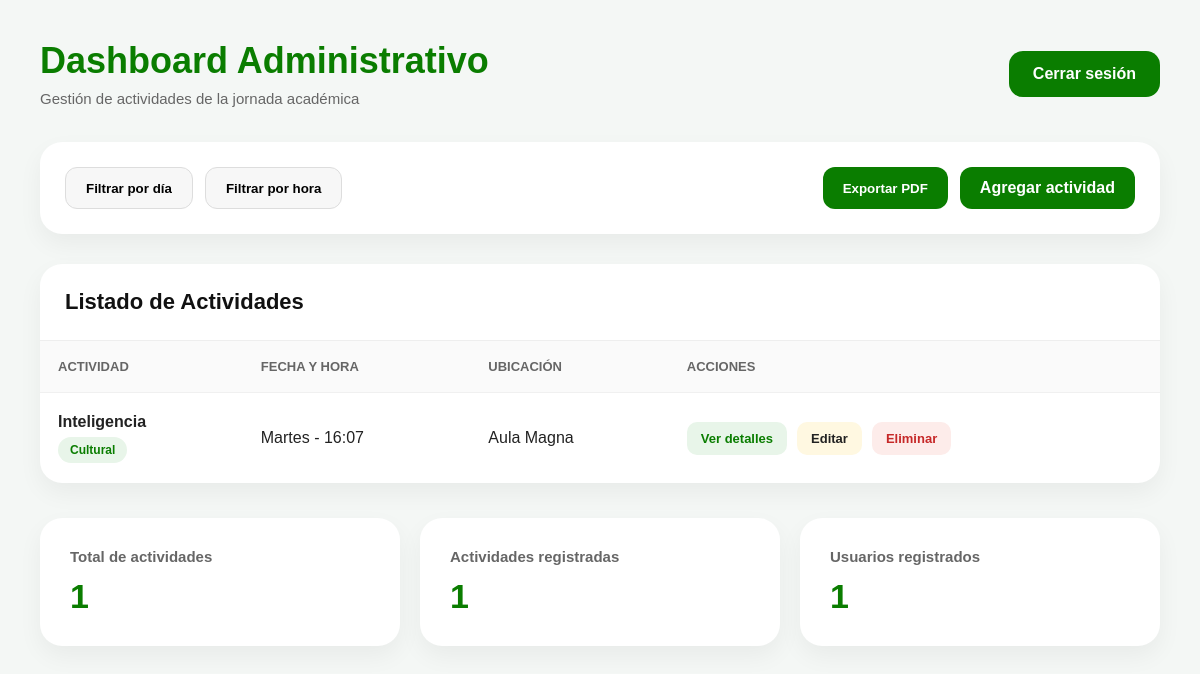
The page /dashboard (signed in) on the database its author committed.
### app.py (models this page shows)
class Actividad(db.Model):
    id = db.Column(db.Integer, primary_key=True)
    title = db.Column(db.String(200))
    day = db.Column(db.String(50))
    category = db.Column(db.String(100))
    date = db.Column(db.String(100))
    start_time = db.Column(db.String(50))
    end_time = db.Column(db.String(50))
    speaker = db.Column(db.String(200))
    venue = db.Column(db.String(200))
    description = db.Column(db.Text)
    image = db.Column(db.String(300))

### app.py (the view)
@app.route('/dashboard')
@login_required
def dashboard():
    actividades = Actividad.query.all()
    return render_template('dashboard.html', actividades=actividades)

### app.py (called while the page is built)
@login_manager.user_loader
def load_user(user_id):
    return db.session.get(User, int(user_id))

### templates/dashboard.html (shortened to what this page needs)
<!DOCTYPE html>
<html lang="es">
<head>
</head>
<body>
<div class="container">
    <div class="header">
        <div class="title">
            <h1>Dashboard Administrativo</h1>
            <p>Gestión de actividades de la jornada académica</p>
        </div>
        <a href="{{ url_for('index') }}" class="logout-btn">
            Cerrar sesión
        </a>
    </div>
    <div class="toolbar">
        <div class="left-tools">
            <button class="btn btn-light">Filtrar por día</button>
            <button class="btn btn-light">Filtrar por hora</button>
        </div>
        <div class="right-tools">
            <button class="btn btn-primary">Exportar PDF</button>
            <a href="{{ url_for('nueva_actividad') }}" class="btn btn-primary">
                Agregar actividad
            </a>
        </div>
    </div>
    <div class="table-box">
        <div class="table-header">
            <h2>Listado de Actividades</h2>
        </div>
        <table>
            <thead>
                <tr>
                    <th>Actividad</th>
                    <th>Fecha y Hora</th>
                    <th>Ubicación</th>
                    <th>Acciones</th>
                </tr>
            </thead>
            <tbody>
                {% if actividades %}
                    {% for actividad in actividades %}
                    <tr>
                        <td>
                            <div class="activity-title">{{ actividad.title }}</div>
                            <span class="badge">{{ actividad.category }}</span>
                        </td>
                        <td>
                            {{ actividad.day }} - {{ actividad.start_time }}
                        </td>
                        <td>
                            {{ actividad.venue }}
                        </td>
                        <td>
                            <div class="actions">
                                <a href="{{ url_for('detalle', id=actividad.id) }}" class="action-btn view">
                                    Ver detalles
                                </a>
                                <a href="{{ url_for('editar', id=actividad.id) }}" class="action-btn edit">
                                    Editar
                                </a>
                                <a href="{{ url_for('eliminar', id=actividad.id) }}" class="action-btn delete" onclick="return confirm('¿Estás seguro de eliminar esta actividad?')">
                                    Eliminar
                                </a>
                            </div>
                        </td>
                    </tr>
                    {% endfor %}
                {% else %}
                    <tr>
                        <td colspan="4" style="text-align:center; padding:40px;">
                            No hay actividades registradas todavía
                        </td>
                    </tr>
                {% endif %}
            </tbody>
        </table>
    </div>
    <div class="stats">
        <div class="stat-card">
            <h3>Total de actividades</h3>
            <p>{{ actividades|length }}</p>
        </div>
        <div class="stat-card">
            <h3>Actividades registradas</h3>
            <p>{{ actividades|length }}</p>
        </div>
        <div class="stat-card">
            <h3>Usuarios registrados</h3>
            <p>1</p>
        </div>
    </div>
</div>
</body>
</html>

### templates/dashboard.html (style rules this page uses)
* { margin: 0; padding: 0; box-sizing: border-box; font-family: Arial, sans-serif; }
body { background: #f4f7f5; color: #222; padding: 40px; }
.container { max-width: 1300px; margin: auto; }
.header { display: flex; justify-content: space-between; align-items: center; margin-bottom: 35px; flex-wrap: wrap; gap: 20px; }
.title h1 { font-size: 36px; color: #0a7d00; margin-bottom: 8px; }
.title p { color: #666; font-size: 15px; }
.logout-btn { background: #0a7d00; color: white; text-decoration: none; padding: 14px 24px; border-radius: 14px; font-weight: bold; transition: 0.3s; }
.toolbar { background: white; border-radius: 22px; padding: 25px; display: flex; justify-content: space-between; flex-wrap: wrap; gap: 15px; box-shadow: 0 10px 25px rgba(0,0,0,0.05); margin-bottom: 30px; }
.left-tools, .right-tools { display: flex; gap: 12px; flex-wrap: wrap; }
.btn { border: none; cursor: pointer; padding: 12px 20px; border-radius: 12px; font-weight: bold; transition: 0.3s; text-decoration: none; }
.btn-light { background: #f7f7f7; border: 1px solid #ddd; }
.btn-primary { background: #0a7d00; color: white; }
.table-box { background: white; border-radius: 22px; overflow: hidden; box-shadow: 0 10px 25px rgba(0,0,0,0.05); }
.table-header { padding: 25px; border-bottom: 1px solid #eee; }
.table-header h2 { color: #111; font-size: 22px; }
table { width: 100%; border-collapse: collapse; }
th { background: #fafafa; padding: 18px; text-align: left; font-size: 13px; text-transform: uppercase; color: #666; }
td { padding: 20px 18px; border-top: 1px solid #f0f0f0; vertical-align: middle; }
.activity-title { font-weight: bold; margin-bottom: 6px; }
.badge { display: inline-block; background: #e8f5e9; color: #0a7d00; padding: 6px 12px; border-radius: 20px; font-size: 12px; font-weight: bold; }
.actions { display: flex; gap: 10px; flex-wrap: wrap; }
.action-btn { padding: 9px 14px; border-radius: 10px; font-weight: bold; font-size: 13px; text-decoration: none; }
.view { background: #e8f5e9; color: #0a7d00; }
.edit { background: #fff8e1; color: #222; }
.delete { background: #fdecea; color: #c62828; }
.stats { margin-top: 35px; display: grid; grid-template-columns: repeat(auto-fit, minmax(250px, 1fr)); gap: 20px; }
.stat-card { background: white; border-radius: 22px; padding: 30px; box-shadow: 0 10px 25px rgba(0,0,0,0.05); }
.stat-card h3 { color: #666; margin-bottom: 12px; font-size: 15px; }
.stat-card p { font-size: 34px; font-weight: bold; color: #0a7d00; }

### rows shown on the page
Actividad: title "Inteligencia", category "Cultural", day "Martes", start_time "16:07", venue "Aula Magna"

### other values the page prints
{{ actividades|length }} "1"
